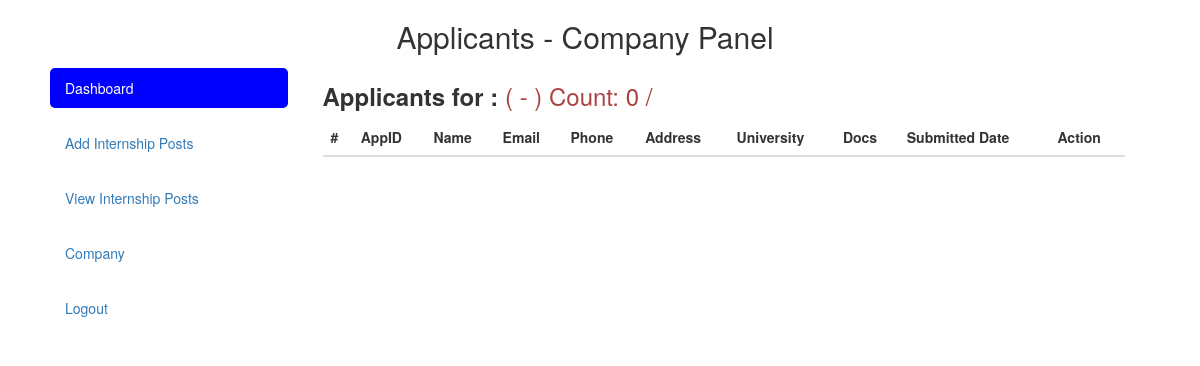
Page /company/applicants.php?po=KYA4221 (signed in) on the earlier database version.
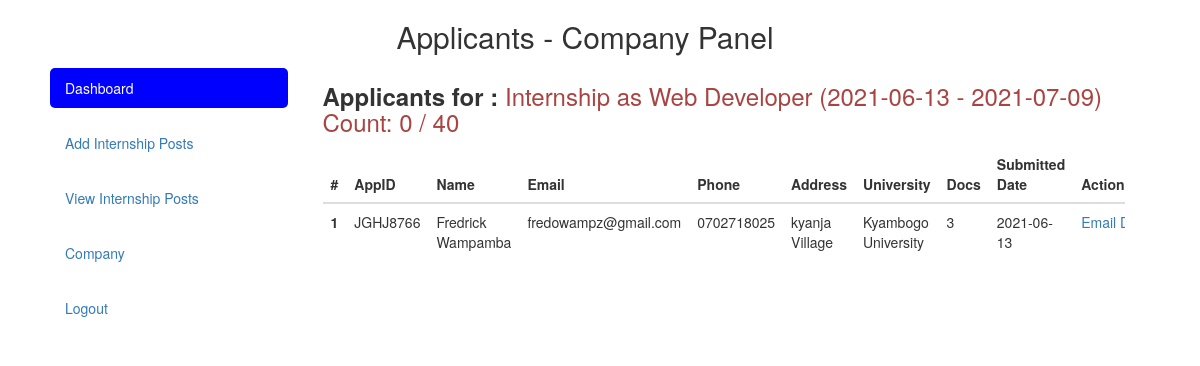
Same page on the later database version.
### tables this page shows
CREATE TABLE `posts` (
  `id` int(11) NOT NULL,
  `postID` varchar(30) NOT NULL,
  `name` varchar(300) NOT NULL,
  `CID` varchar(30) NOT NULL,
  `start` varchar(15) NOT NULL,
  `end` varchar(15) NOT NULL,
  `applied` int(11) NOT NULL,
  `ac_years` varchar(50) NOT NULL,
  `docs` varchar(300) NOT NULL,
  `applicants` int(11) NOT NULL,
  `intern_type` varchar(50) NOT NULL,
  `certification` varchar(10) NOT NULL,
  `submitteddate` varchar(30) NOT NULL,
  `updated` timestamp(6) NOT NULL DEFAULT CURRENT_TIMESTAMP(6),
  `deleted` varchar(5) NOT NULL,
  `deleteddate` varchar(30) NOT NULL
);

CREATE TABLE `applicants` (
  `id` int(11) NOT NULL,
  `appID` varchar(30) NOT NULL,
  `postID` varchar(30) NOT NULL,
  `S_name` varchar(100) NOT NULL,
  `S_email` varchar(100) NOT NULL,
  `S_address` varchar(100) NOT NULL,
  `S_phone` varchar(15) NOT NULL,
  `S_university` varchar(20) NOT NULL,
  `submitteddate` varchar(30) NOT NULL,
  `updated` timestamp(6) NOT NULL DEFAULT CURRENT_TIMESTAMP(6)
);

### company/applicants.php (the view, shortened to what this page needs)
<?php include 'comp/header.php'; ?>
      <div class="col-md-9">
        <?php
          include 'conn/conn.php';
            $postID = $_REQUEST['po'];
            $po_info = $conn->query("SELECT * FROM posts WHERE postID = '$postID' LIMIT 1")->fetch_assoc();
            $applicants = $conn->query("SELECT SUM(applied) as applicants FROM posts WHERE deleted!=1 AND CID = '$CID' AND postID = '$postID'")->fetch_assoc()['applicants'];
         ?>
        <div class="table-responsive">
            <h3><strong>Applicants for : </strong> <span class="text-danger"><?php echo $po_info['name']; ?> (<?php echo $po_info['start']; ?> - <?php echo $po_info['end']; ?>) Count: <?php echo number_format($applicants); ?> / <?php echo $po_info['applicants']; ?></span></h3>
          <table class="table">
            <thead>
              <tr>
                <th scope="col">#</th>
                <th scope="col">AppID</th>
                <th scope="col">Name</th>
                <th scope="col">Email</th>
                <th scope="col">Phone</th>
                <th scope="col">Address</th>
                <th scope="col">University</th>
                <th scope="col">Docs</th>
                <th scope="col">Submitted Date</th>
                <th scope="col">Action</th>
              </tr>
            </thead>
            <tbody>
              <?php
                $postID = $_REQUEST['po'];
                $sql = "SELECT applicants.*, (SELECT COUNT(*) FROM app_docs WHERE app_docs.appID = applicants.appID) as doc_count, university.name as university_name FROM applicants LEFT JOIN university on university.UID = applicants.S_university WHERE postID = '$postID'";
                $result = $conn->query($sql);
                $i = 1;
                while ($row = $result->fetch_assoc()) {
              ?>
              <tr>
                <th scope="row"><?php echo $i; ?></th>
                <td><?php echo $row['appID']; ?></td>
                <td><?php echo $row['S_name']; ?></td>
                <td><?php echo $row['S_email']; ?></td>
                <td><?php echo $row['S_phone']; ?></td>
                <td><?php echo $row['S_address']; ?></td>
                <td><?php echo $row['university_name']; ?></td>
                <td><?php echo $row['doc_count']; ?></td>
                <td><?php echo $row['submitteddate']; ?></td>
                <td><a href="email.php?app=<?php echo $row['appID']; ?>&post=<?php echo $_REQUEST['po']; ?>" title="Send Email">Email</a>&nbsp;<a href="?del=<?php echo $row['appID']; ?>" title="Delete">Delete</a></td>
              </tr>
              <?php
                  $i++;
                }
               ?>
            </tbody>
          </table>
        </div>
      </div>
    </div>
  </div>
  </body>
</html>

Differences in the rows shown:
added posts: name "Internship as Web Developer", start "2021-06-13", end "2021-07-09", applicants "40"
added applicants: appID "JGHJ8766", S_name "Fredrick Wampamba", S_email "fredowampz@gmail.com", S_phone "0702718025", S_address "kyanja Village", university_name "Kyambogo University", doc_count "3", submitteddate "2021-06-13"
